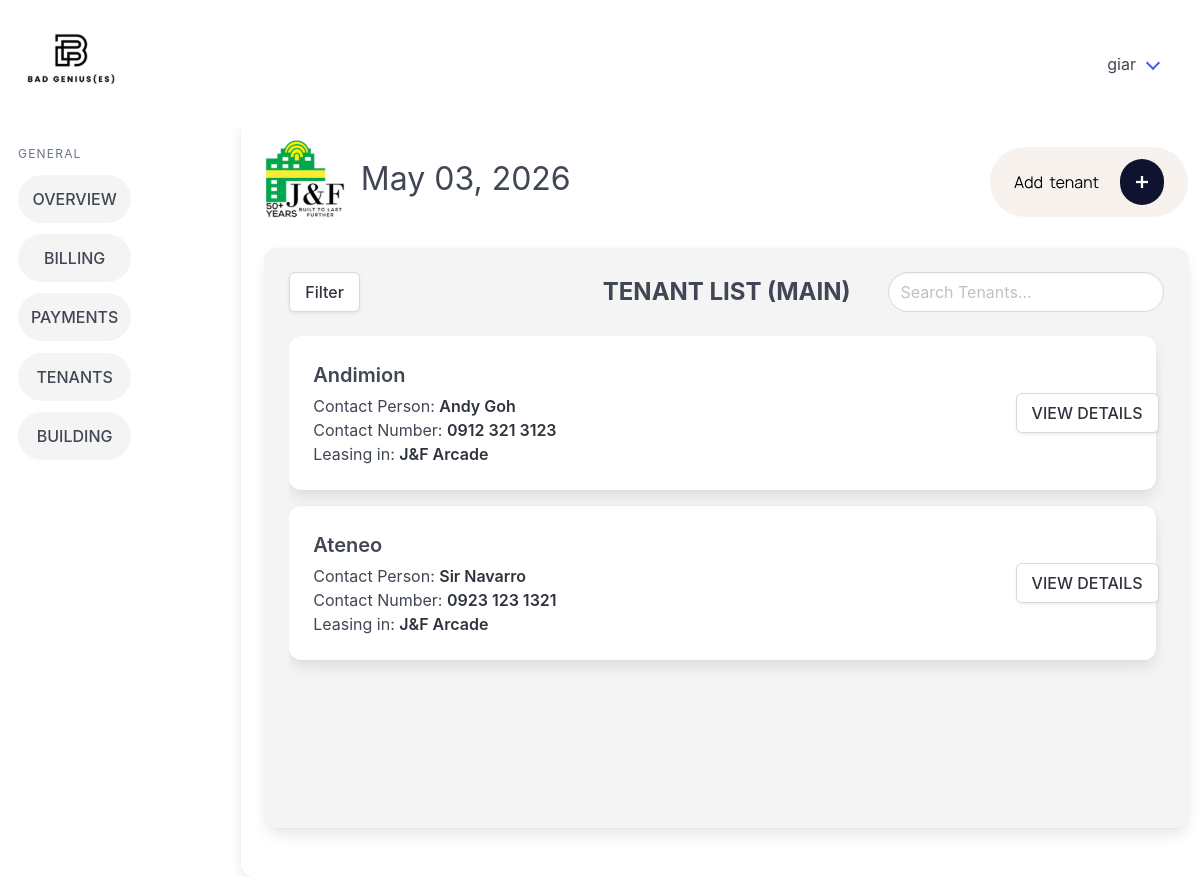
The app's page /tenants_main/ (signed in), older data.
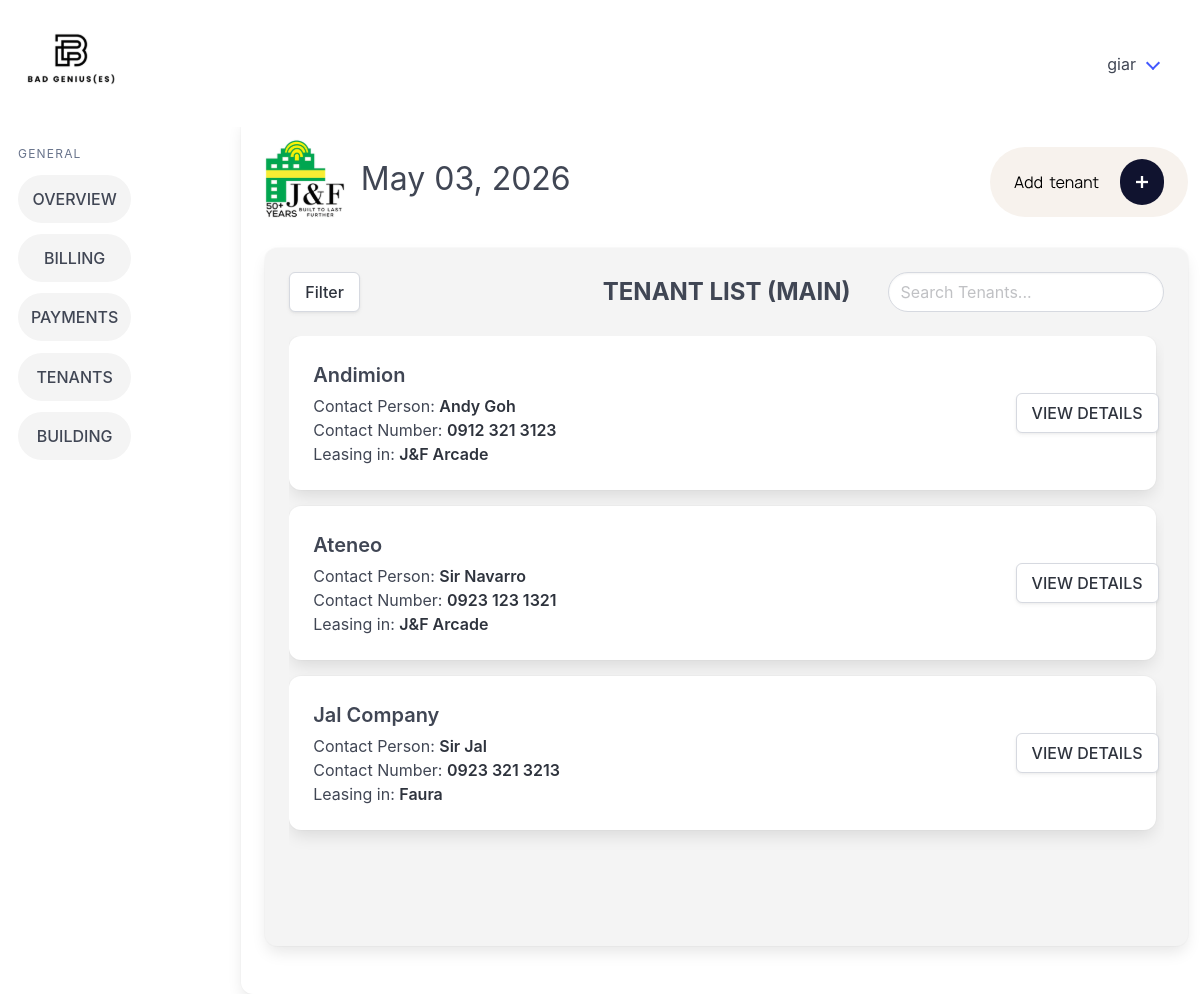
The same page, newer data.
### billingApp/models.py (models this page shows, shortened)
class Tenant(models.Model):
    companyName = models.CharField(max_length=100, null=True, blank=True)
    contactPerson = models.CharField(max_length=100)
    phoneNumber = models.CharField(max_length=12)
    email = models.CharField(max_length=50)
    carryover_balance = models.DecimalField(max_digits=12, decimal_places=2, default=Decimal('0.00'))
    modified_by = models.ForeignKey("Account", on_delete=models.SET_NULL, null=True, blank=True, related_name="+")
    modified_at = models.DateTimeField(auto_now=True, null=True, blank=True)
    objects = models.Manager

class Building(models.Model):
    buildingName = models.CharField(max_length=26, unique=True)
    signageCapacity = models.IntegerField(default=0)
    parkingCapacity = models.IntegerField(default=0)
    buildingAddress = models.CharField(max_length=50)
    modified_by = models.ForeignKey("Account", on_delete=models.SET_NULL, null=True, blank=True, related_name="+")
    modified_at = models.DateTimeField(auto_now=True, null=True, blank=True)
    objects = models.Manager

### billingApp/views.py (the view)
# urls.py: path('tenants_main/', views.tenants_main, name='tenants_main'),
@login_required
def tenants_main(request):
    building_filter = request.GET.get("building")
    lease_status_filter = request.GET.get("lease_status")
    tenant_objects = Tenant.objects.all().order_by('companyName', 'contactPerson')
    active_leases = Lease.objects.filter(pastLease=False).select_related('tenantName', 'buildingName')
    if building_filter:
        tenant_objects = tenant_objects.filter(
            lease__buildingName_id=building_filter,
            lease__pastLease=False
        ).distinct()
    if lease_status_filter == "active":
        tenant_objects = tenant_objects.filter(lease__pastLease=False).distinct()
    elif lease_status_filter == "none":
        tenant_objects = tenant_objects.exclude(lease__pastLease=False).distinct()
    lease_by_tenant_id = {lease.tenantName_id: lease for lease in active_leases}
    for t in tenant_objects:
        if not (t.companyName or "").strip():
            t.companyName_display = t.contactPerson
        else:
            t.companyName_display = t.companyName
        active_lease = lease_by_tenant_id.get(t.id)
        if active_lease:
            t.buildingName_display = active_lease.buildingName.buildingName
        else:
            t.buildingName_display = "No active lease"
    buildings = Building.objects.all()
    date_today = get_date_today()
    return render(
        request,
        'billingApp/tenants_main.html',
        {
            'tenants': tenant_objects,
            'date_today': date_today,
            'buildings': buildings,
            'selected_building': building_filter,
            'selected_lease_status': lease_status_filter,
        }
    )

### billingApp/views.py (called while the page is built)
def get_date_today():
    from datetime import datetime
    return datetime.now().strftime("%B %d, %Y")

### billingApp/templates/billingApp/tenants_main.html (shortened to what this page needs)
{% extends 'billingApp/base.html' %} {% load static %} {% block content %}
<div class="column is-3 pt-5 has-text-right">
  <a href="{% url 'add_tenant' %}">
  </a>
</div>
</div>
<div class="columns">
  <div class="column">
    <div class="card card2 tenant-panel">
      <div class="card-content tenant-panel-content">
        <div class="columns is-vcentered">
          <div class="column">
            <div class="dropdown" id="filterDropdown">
              <div class="dropdown-trigger">
                <button class="button" onclick="toggleFilter()" type="button">
                  Filter
                </button>
              </div>
            </div>
          </div>
          <div class="column">
            <h1 class="is-size-4 has-text-weight-bold has-text-centered">TENANT LIST (MAIN)</h1>
          </div>
          <div class="column has-text-right">
            <input id="searchInput" type="text" class="input searchInput" placeholder="Search Tenants..." />
          </div>
        </div>
        <div class="tenant-list-scroll">
          {% for t in tenants %}
          <div class="card mb-4">
            <div class="card-content">
              <div class="columns is-multiline is-vcentered">
                <div class="column">
                  <h2 class="is-size-5 has-text-weight-semibold mb-1">{{ t.companyName_display }}</h2>
                  <p class="is-size-6">Contact Person: <strong>{{ t.contactPerson }}</strong></p>
                  <p class="is-size-6">Contact Number: <strong>{{ t.phoneNumber }}</strong></p>
                  <p class="is-size-6">Leasing in: <strong class="building-name">{{ t.buildingName_display }}</strong></p>
                </div>
                <div class="column is-2 has-text-right">
                  <a href="{% url 'tenant_details' t.id %}" class="button">VIEW DETAILS</a>
                </div>
              </div>
            </div>
          </div>
          {% endfor %}
        </div>
      </div>
    </div>
  </div>
</div>
{% endblock %}

Row changes from the older to the newer data that the page shows:
added Tenant: companyName_display "Jal Company", contactPerson "Sir Jal", phoneNumber "0923 321 3213", buildingName_display "Faura"
